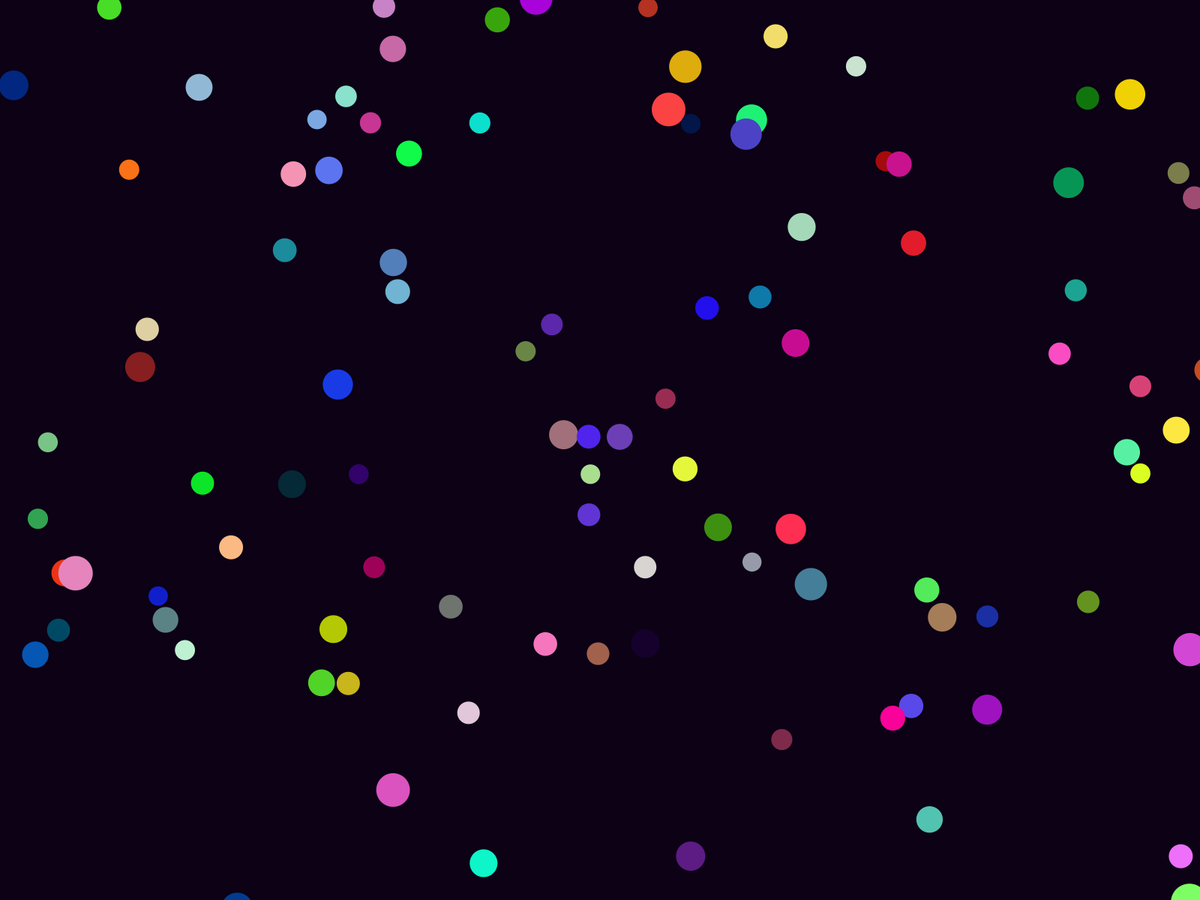
Frame 1 (no input)
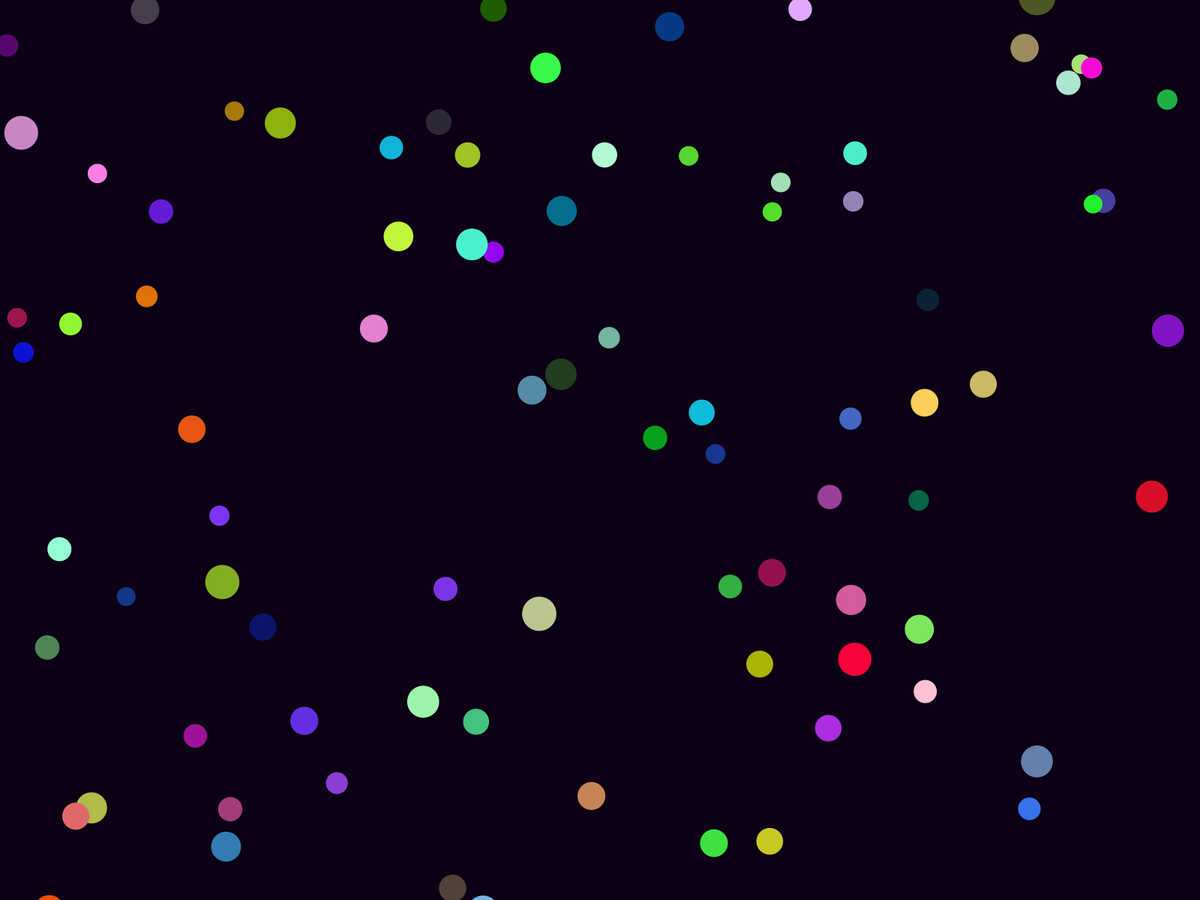
Frame 60 (the mouse pressed at the canvas centre just before this capture)
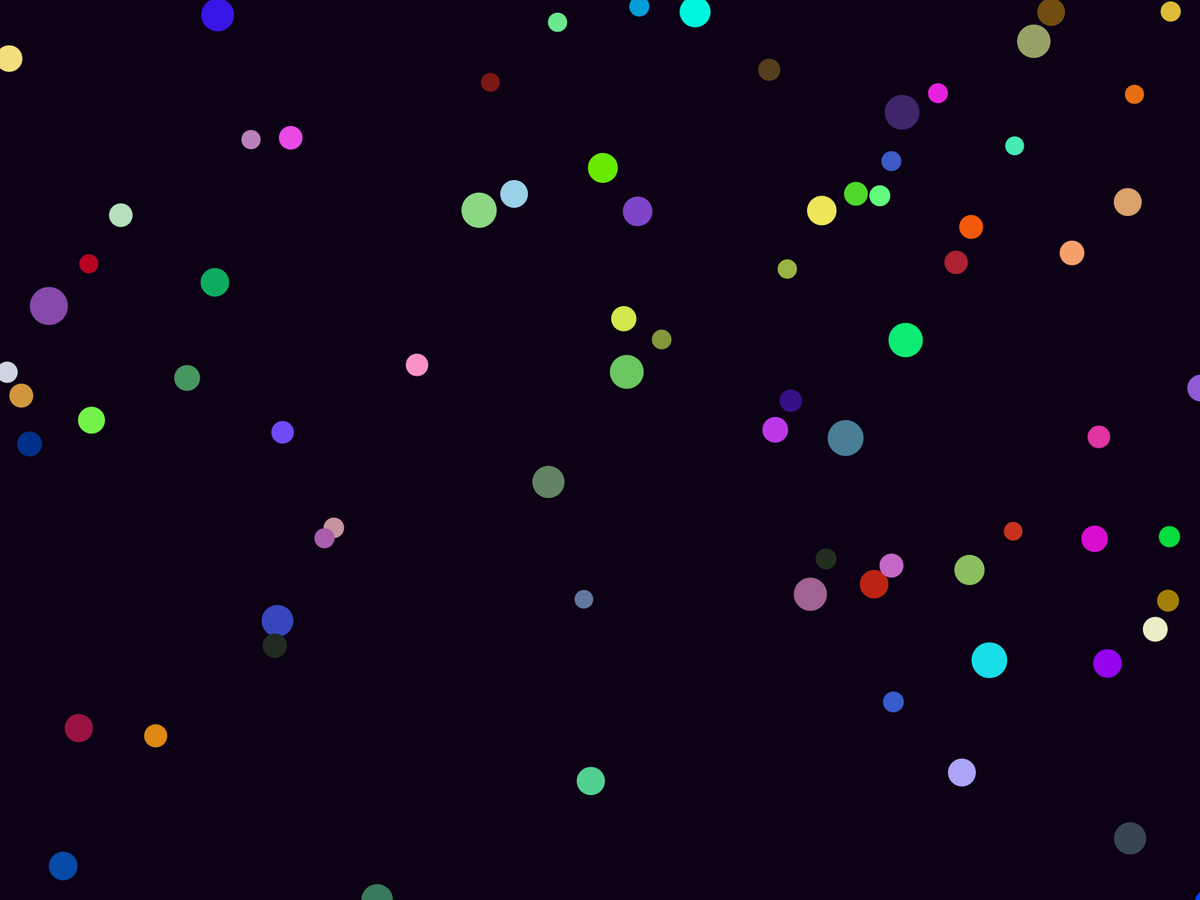
Frame 120 (the mouse held since frame 60 and released just before this capture)

The Processing sketch that drew these frames (run headless with seeded random() and noise(); from frame 60 on, the mouse is pressed at the canvas centre):

// Processing sketch: rainbow_stars
// ── rainbow_stars.pde
Star[] stars =new Star[800];
float speed;
void setup()
{
  //size(1000,1000);
  fullScreen();
  for(int i=0;i<stars.length;i++)
  
  {
    stars[i]=new Star();
  }
}
void draw()
{
  speed=5;
  background(#0C0115);
   for(int i=0;i<stars.length;i++)
  
  {
    stars[i].update();
    stars[i].show();
  }
}

// ── Star.pde
class Star
{
 float x;
 float y;
  float z;

 Star()
{
  x=random(-width,width);
  y=random(-height,height);
  z=random(width);
  }
  
  void update()
  {
    z=z-speed;
    if(z<1)
    {
      x=random(-width,width);
  y=random(-height,height);
  z=width;
    }
  }
    void show()
  {
    fill(random(0,255), random(0,255), random(0,255));
    noStroke();
    float starx =map(x/z,0,1,0,width);
    float stary =map(y/z,0,1,0,height);
    float ran =map(z,0,width,30,0);
    ellipse(starx,stary,ran+25,ran+25);
    
  }
}
